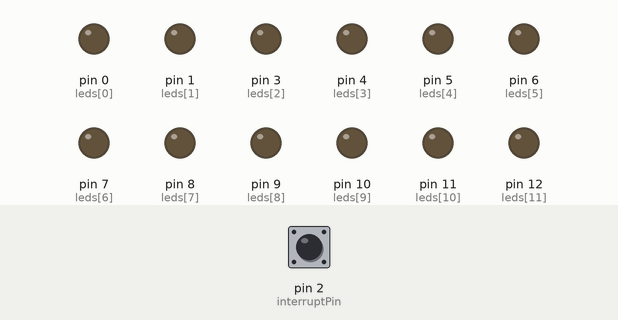
This sketch was run on a simulated Arduino Uno, built with avr-gcc and run on an emulated ATmega328P. On the bench: output pins drawn as LEDs (lit = HIGH). The test bench sets the inputs (shaded band); at power-on: pin 2 (interruptPin) LOW.

Above: at 1.2 s.
1.3 s: pin 2 (interruptPin) pulled HIGH for 0.15 s
At 2.6 s:
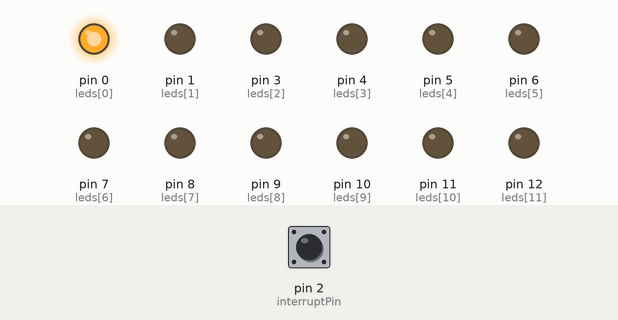
4.4 s: pin 2 (interruptPin) pulled HIGH for 1 s
At 5.7 s:
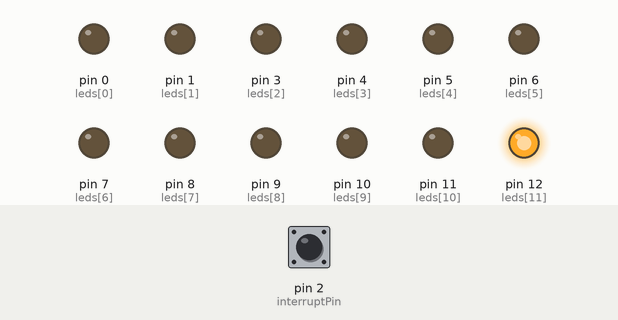
8.4 s: pin 2 (interruptPin) pulled HIGH for 3.2 s
At 12.6 s:
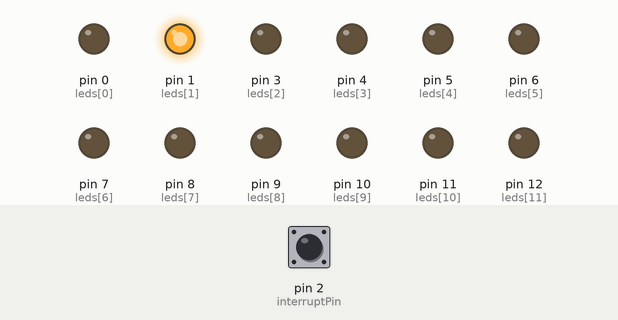
14.6 s: pin 2 (interruptPin) pulled HIGH for 0.15 s
At 17.3 s:
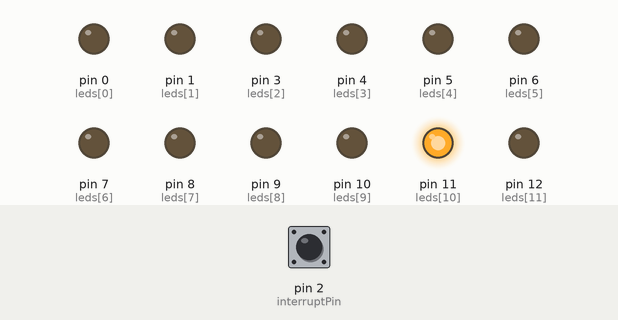
Timing chart, 0 to 24.7 s (numbered marks = the images above; inputs shaded):
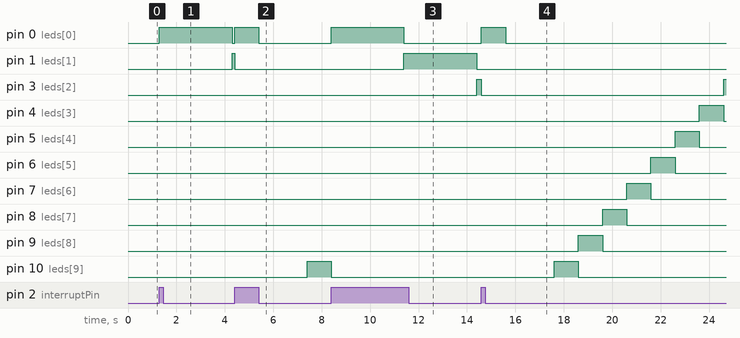

The sketch:

9190608_2_V1.ino
```cpp
#define interruptPin 2

unsigned long prevMillis = 0;
int currentLed = 0;
int leds[12] = {0, 1, 3, 4, 5, 6, 7, 8, 9, 10, 11, 12};
int state = 0;


void handler()
{
  if (state != 2)
  {
    state++;
  }
  else
  {
    state--;
  }
  digitalWrite(leds[currentLed], LOW);
}

void setup()
{
  attachInterrupt(digitalPinToInterrupt(interruptPin), handler, RISING);

  for (int i = 0; i < 12; i++)
  {
    pinMode(leds[i], OUTPUT);
    digitalWrite(leds[i], LOW);
  }

}

void loop()
{
  if (state != 0)
  {
      currentLed = 0;
      if (state == 1)
      {
         while (state == 1)
         {
           digitalWrite(leds[currentLed], HIGH);
           prevMillis = millis();
           while(state == 1 && (unsigned long)(millis() - prevMillis) < 3000);
           digitalWrite(leds[currentLed], LOW);
           currentLed = (currentLed + 1) % 12;
         }
      }
      else
      {
         while (state == 2)
         {
            digitalWrite(leds[currentLed], HIGH);
            prevMillis = millis();
            while(state == 2 && (unsigned long)(millis() - prevMillis) < 1000);
            digitalWrite(leds[currentLed], LOW);
            if (currentLed == 0)
            {
             currentLed = 11;
            }
            else
            {
              currentLed--;
            }
         }
      }
  }
}
```

Measured:
- after the input at 1.3 s, pin 0 (leds[0]): LOW → HIGH at once, → LOW 3.0 s later; pin 1 (leds[1]): LOW → HIGH after 3.0 s
- after the input at 4.4 s, pin 0 (leds[0]): LOW → HIGH at once, → LOW 1.0 s later; pin 1 (leds[1]): HIGH → LOW after 0.00 s instead of 2.9 s; pin 3 (leds[2]): stays LOW (without the input it goes to HIGH after 2.9 s); pin 10 (leds[9]): LOW → HIGH after 3.0 s; pin 11 (leds[10]): LOW → HIGH after 2.0 s, → LOW 1.0 s later
- after the input at 8.4 s, pin 0 (leds[0]): LOW → HIGH at once, → LOW 3.0 s later; pin 1 (leds[1]): LOW → HIGH after 3.0 s, → LOW 3.0 s later
- after the input at 14.6 s, pin 0 (leds[0]): LOW → HIGH at once, → LOW 1.0 s later; pin 3 (leds[2]): HIGH → LOW after 0.00 s instead of 2.8 s; pin 6 (leds[5]): LOW → HIGH after 7.0 s instead of 8.8 s; pin 7 (leds[6]): LOW → HIGH after 6.0 s, → LOW 1.0 s later; pin 8 (leds[7]): LOW → HIGH after 5.0 s, → LOW 1.0 s later
